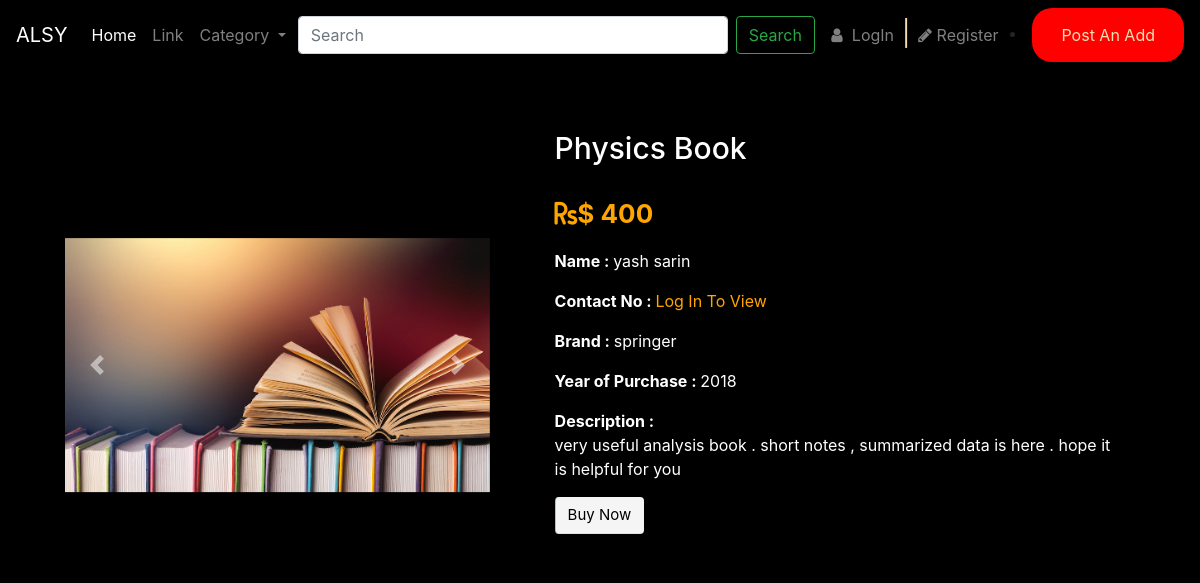
Screenshot of /description/descc.php?product_id=39 with the database file from the repository.
### tables this page shows
CREATE TABLE `product` (
  `product_id` int(10) UNSIGNED NOT NULL,
  `seller_id` int(10) UNSIGNED NOT NULL,
  `category_id` int(10) UNSIGNED DEFAULT NULL,
  `product_name` varchar(50) NOT NULL,
  `price` int(12) UNSIGNED NOT NULL,
  `purchase_year` varchar(4) DEFAULT NULL,
  `description` text NOT NULL,
  `brand` varchar(15) DEFAULT NULL,
  `image1` varchar(250) NOT NULL,
  `image2` varchar(250) NOT NULL,
  `image3` varchar(250) NOT NULL
);

CREATE TABLE `user` (
  `user_id` int(10) UNSIGNED NOT NULL,
  `first_name` varchar(20) NOT NULL,
  `last_name` varchar(20) NOT NULL,
  `email` varchar(100) NOT NULL,
  `pass` varchar(500) NOT NULL
);

### description/description.php (called while the page is built, shortened)
<?php
require_once "pdo.php";
$stmt = $pdo->prepare("SELECT * FROM product where product_id = :xyz");
$stmt->execute(array(":xyz" => $_GET['product_id']));
$row = $stmt->fetch(PDO::FETCH_ASSOC);
$a = htmlentities($row['product_name']);
$b = htmlentities($row['price']);
$c = htmlentities($row['purchase_year']);
$d = htmlentities($row['brand']);
$e = htmlentities($row['description']);
$f = htmlentities($row['image1']);
$seller_id = $row['seller_id'];
$select_stmt = $pdo->prepare("SELECT * FROM seller where seller_id = :id");
$select_stmt->execute(array(":id" => $seller_id));
$row1 = $select_stmt->fetch(PDO::FETCH_ASSOC);
$user_id = $row1['user_id'];
$s = $pdo->prepare("SELECT * FROM user where user_id = :u_id");
$s->execute(array(":u_id" => $user_id));
$row2 = $s->fetch(PDO::FETCH_ASSOC);
$j = htmlentities($row2['first_name']);
$k = htmlentities($row2['last_name']);
?>

### description/descc.php (the view, shortened to what this page needs)
<?php include 'description.php'; ?>
<!DOCTYPE html>
<html lang="en">
<head>
    <link href="desc_style.css" rel="stylesheet">
    <link rel="stylesheet" href="https://stackpath.bootstrapcdn.com/bootstrap/4.5.2/css/bootstrap.min.css">
    <link rel="stylesheet" href="https://cdnjs.cloudflare.com/ajax/libs/font-awesome/4.7.0/css/font-awesome.min.css">
</head>
<body>
    <nav class="navbar navbar-expand-lg navbar-dark ">
  <a class="navbar-brand" href="#">ALSY</a>
  <div class="collapse navbar-collapse" id="navbarSupportedContent">
    <ul class="navbar-nav mr-auto">
      <li class="nav-item active">
        <a class="nav-link" href="../new_home/">Home <span class="sr-only">(current)</span></a>
      </li>
      <li class="nav-item">
        <a class="nav-link" href="#">Link</a>
      </li>
      <li class="nav-item dropdown">
        <a class="nav-link dropdown-toggle" href="#" id="navbarDropdown" role="button" data-toggle="dropdown" aria-haspopup="true" aria-expanded="false">
          Category
        </a>
      </li>
    </ul>
    <ul class="navbar-nav mr-auto">
    <form class="form-inline my-2 my-lg-0 ">
      <input class="form-control mr-sm-2" id="navBarSearchForm"type="search" placeholder="Search" aria-label="Search">
      <button class="btn btn-outline-success my-2 my-sm-0" type="submit">Search</button>
    </form>
    </ul>
    <ul class="navbar-nav mr-auto float-right">
      <li id="login_logout" class="nav-item ">
        <a class="nav-link " href="../login/login_page.php"><i class="fa fa-fw fa-user"></i> LogIn</a>
      </li>
      <li class="dandi">|</li>
      <li class="nav-item ">
        <a class="nav-link " href="../login/register_page.php"><i class="fa fa-pencil"></i> Register</a>
      </li>
    </ul>
    <li class="nav-item ">
        <button id="post_add_btn" class="btn">
        <a id="post_add" class="nav-link float-right postaddbutton"  href="../login/login_page.php">Post An Add</a>
        </button>
      </li>
  </div>
</nav>
    <div class="container-fluid">
      <div class="row">
            <div class="col-md-5">
                <div id="carouselExampleControls" class="carousel slide" data-ride="carousel">
                    <div class="carousel-inner">
                      <div class="carousel-item active ">
                        <img src="../add_product/<?php echo $f; ?> " class="d-block w-100 fix_height" alt="product_image_1">
                      </div>
                    </div>
                    <a class="carousel-control-prev" href="#carouselExampleControls" role="button" data-slide="prev">
                      <span class="carousel-control-prev-icon" aria-hidden="true"></span>
                    </a>
                    <a class="carousel-control-next" href="#carouselExampleControls" role="button" data-slide="next">
                      <span class="carousel-control-next-icon" aria-hidden="true"></span>
                    </a>
                </div>
            </div>
            <div class="col-md-7">
                <h2 class="glow"> <?php echo $a; ?></h2>
                <p class="Product_Price"><i class="fas fa-rupee-sign"></i>$ <?php echo $b; ?> </p>
                <p><b>Name : </b><?php echo $j; ?> <?php echo $k; ?></p>
               <div id="contact_no">
                </div>
                <p><b>Brand : </b> <?php echo $d; ?> </p>
                <p><b>Year of Purchase : </b><?php echo $c; ?></p>
                <p><b>Description : </b><br> <?php echo $e; ?>  </p>
                <button type="button" class="btn  btnc cart">Buy Now</button>
            </div>
        </div>
    </div>
</body>
</html>

### description/desc_style.css (style rules this page uses)
body { background-color: rgb(0, 0, 0) !important; font-family: 'Segoe UI', Tahoma, Geneva, Verdana, sans-serif; margin: 0; padding: 0px; }
#navBarSearchForm { width: 430px; }
.mr-auto, .mx-auto { margin-right: 80px !important; }
li .btn { background-color: red !important; border-radius: 20px !important; color: rgb(255, 255, 255) !important; text-decoration-color: yellow !important; }
.dandi { color: wheat ; font-size: 25px !important; }
.row { padding-right: 59px; padding-top: 20px; padding-left: 50px; }
.container-fluid { padding-top: 40px; }
.col-md-7 { color: rgb(255, 255, 255); padding-left: 50px !important; }
.Product_Price { color: orange; font-size : 26px; font-weight: bold; padding-top: 20px; }
.cart { background-color:whitesmoke !important; color: #000000 !important; font-size: 15px !important; }
.btnc { border-top-color: yellow ; border-right-color: violet ; border-left-color: skyblue !important; border-bottom-color: peachpuff !important ; border-radius: 10px ; }
.fix_height { height: 380px; object-fit: contain !important; object-position: center center !important; }
.postaddbutton { color: wheat; }
.col-md-5 { padding: 45px ; }
.glow { font-size: 30px; color: #fff; text-align: left; -webkit-animation: glow 1s ease-in-out infinite alternate; -moz-animation: glow 1s ease-in-out infinite alternate; animation: glow 1s ease-in-out infinite alternate; }

### rows the page displays
product: image1 (picture), product_name "Physics Book", price "400", brand "springer", purchase_year "2018", description "very useful analysis book . short notes , summarized data is here . hope it is helpful for you"
user: first_name "yash", last_name "sarin"
